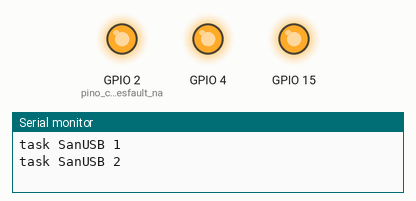
This sketch was run on a simulated ESP32. Parts: output pins drawn as LEDs (lit = HIGH), the last lines printed to the serial monitor.

Above: at 1.1 s.
At 2.3 s:
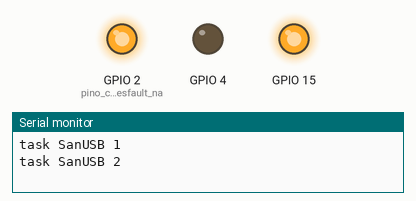
At 2.5 s:
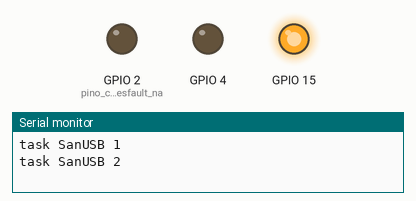
At 3.9 s:
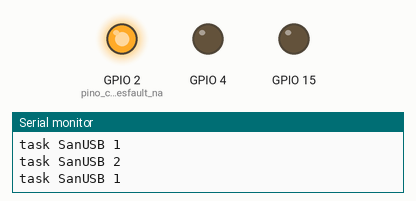
At 5.1 s:
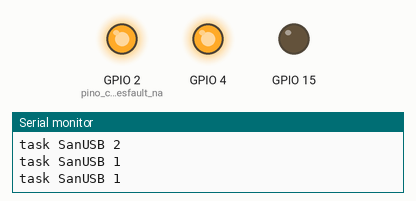
At 6.5 s:
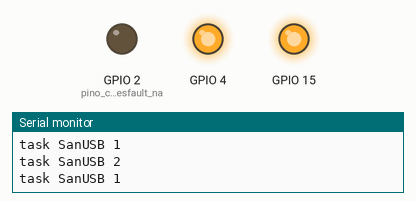
Timing chart, 0 to 7.0 s (numbered marks = the images above):
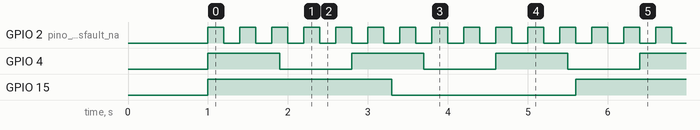

Measured:
- by itself, GPIO 2 (pino_com_LED_desfault_na): alternates HIGH for 0.20 s and LOW for 0.20 s
- by itself, GPIO 4: alternates HIGH for 0.90 s and LOW for 0.90 s, 20 changes in all, then stays LOW
- by itself, GPIO 15: alternates HIGH for 2.3 s and LOW for 2.3 s

The sketch:

RTOS.ino
```cpp
  void setup() {
  Serial.begin(112500);
  delay(1000);
  pinMode(2, OUTPUT); //pino com LED desfault na placa ESP32 DEVKIT
  pinMode(4, OUTPUT);
  pinMode(15, OUTPUT);


  xTaskCreate(
  taskUm, /* Ponteiro a função da task criada*/
  "TaskUm", /* nome da task. */
  10000, /* tamanho da pilha em words. */
  NULL, /* Parâmetro passado como input da task */
  1, /* Prioridade da task. */
  NULL); /* Identificador da última task */
  xTaskCreate(taskDois,"TaskDois",10000,NULL,1,NULL);
  }

  void loop() {
  digitalWrite(2, HIGH);
  //delay(500);
  vTaskDelay(200);
  digitalWrite(2, LOW);
  //delay(500);
  vTaskDelay(200);
  }

  void taskUm( void * parameter )
  {
  for( int i = 0;i<10;i++ ){
  Serial.println("task SanUSB 1");
  digitalWrite(4, HIGH);
  //delay(900);
  vTaskDelay(900);
  digitalWrite(4, LOW);
  vTaskDelay(900);
  //delay(900);
  }
 // Serial.println("Final da task SanUSB 1");
  //vTaskDelete( NULL );
  }

  void taskDois( void * parameter)
  {
  for( int i = 0;i<10;i++ ){
    Serial.println("task SanUSB 2");
  digitalWrite(15, HIGH);
  //delay(2300);
  vTaskDelay(2300);
  digitalWrite(15, LOW);
  //delay(2300);
  vTaskDelay(2300);
  }
 // Serial.println("Final da task SanUSB 2");
 // vTaskDelete( NULL );
  }
```
